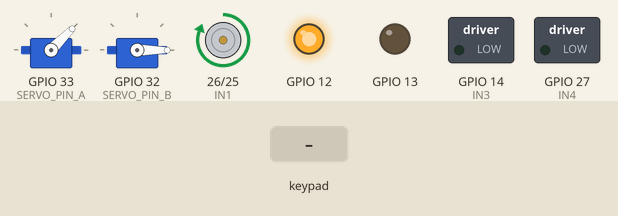
The sketch below on a simulated ESP32. Shown: 2 × servo, motor-driver pin pairs drawn as motors (green arrow = first pin HIGH = forward, orange = second pin HIGH = backward, longer = more drive), switched loads named in the sketch (green lamp = pin HIGH), output pins drawn as LEDs (lit = HIGH). The inputs (shaded band) are chosen by the test bench. Nothing arrives over Bluetooth unless stated.

Above: at 1.2 s.
1.3 s: key 'U' pressed
At 1.6 s:
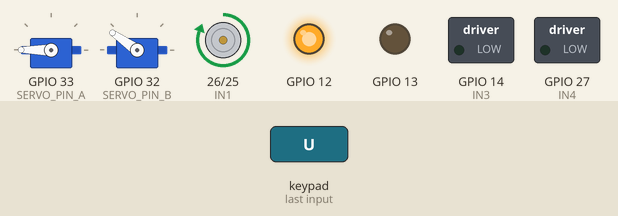
2.8 s: key 'O' pressed
At 3.9 s:
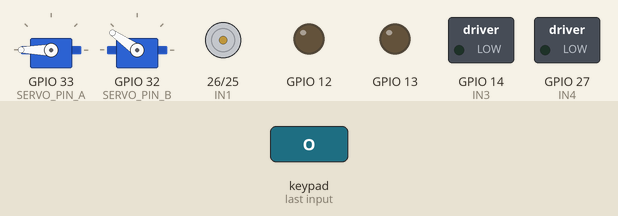
4.3 s: key 'D' pressed
At 5.1 s:
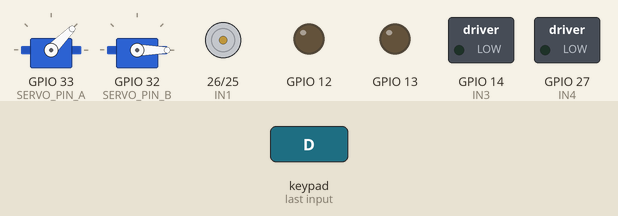
Timing chart, 0 to 7.3 s (numbered marks = the images above; inputs shaded):
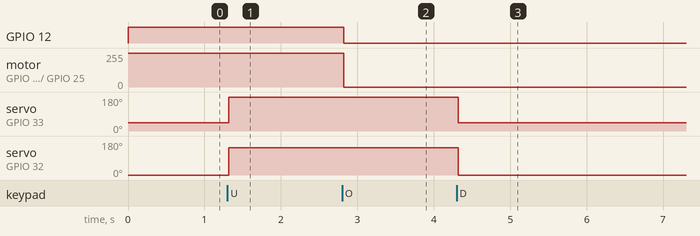

The sketch:

ESP32.ino
```cpp
#include <ESP32Servo.h>
#include <Ps3Controller.h>

const int SERVO_PIN_A = 33;
const int SERVO_PIN_B = 32;
const int IN3 = 14;
const int IN4 = 27;
const int ENB = 13;
const int ENA = 12;
const int IN1 = 26;
const int IN2 = 25;
const int MOTOR_SPEED = 255;
const int motorPWMFreq = 30000;
const int motorPWMResolution = 8;
Servo myServoA;
Servo myServoB;

void setup() {
  Serial.begin(9600);
  Ps3.begin("20:00:00:00:55:64");
  ESP32PWM::allocateTimer(0);
  ESP32PWM::allocateTimer(1);
  myServoA.attach(SERVO_PIN_A);
  myServoA.write(45);
  myServoB.attach(SERVO_PIN_B);
  myServoB.write(0);
  pinMode(IN3, OUTPUT);
  pinMode(IN4, OUTPUT);
  pinMode(IN1, OUTPUT);
  pinMode(IN2, OUTPUT);
  ledcAttachChannel(ENB, motorPWMFreq, motorPWMResolution, 10);
  ledcAttachChannel(ENA, motorPWMFreq, motorPWMResolution, 12);
  digitalWrite(IN1, HIGH);
  digitalWrite(IN2, LOW);
  ledcWrite(ENA, MOTOR_SPEED);
}

void loop() {
  if (Ps3.isConnected()) {
    if (Ps3.data.button.l2) {
      MotorABackward();
    }
    if (Ps3.data.button.l1) {
      MotorAForward();
    }
    if (Ps3.data.button.r1) {
      MotorBForward();  // 下面电机
    }
    if (Ps3.data.button.r2) {
      MotorBBackward();
    }
    if (Ps3.data.button.circle) {
      MotorBStop();  //电机停下
      MotorAStop();
    }
    if (Ps3.data.button.up) {
      myServoA.write(180);  //上升
      myServoB.write(145);
    }
    if (Ps3.data.button.down) {
      myServoA.write(45);  //下降
      myServoB.write(0);
    }
  }
}

void MotorABackward() {
  digitalWrite(IN1, HIGH);
  digitalWrite(IN2, LOW);
  ledcWrite(ENA, MOTOR_SPEED);
}

void MotorAForward() {
  digitalWrite(IN1, LOW);
  digitalWrite(IN2, HIGH);
  ledcWrite(ENA, MOTOR_SPEED);
}

void MotorAStop() {
  digitalWrite(IN1, LOW);
  digitalWrite(IN2, LOW);
  ledcWrite(ENA, 0);
}

void MotorBBackward() {
  digitalWrite(IN3, HIGH);
  digitalWrite(IN4, LOW);
  ledcWrite(ENB, MOTOR_SPEED);
}

void MotorBForward() {
  digitalWrite(IN3, LOW);
  digitalWrite(IN4, HIGH);
  ledcWrite(ENB, MOTOR_SPEED);
}

void MotorBStop() {
  digitalWrite(IN3, LOW);
  digitalWrite(IN4, LOW);
  ledcWrite(ENB, 0);
}
```

Measured:
- after the input at 1.3 s, servo on GPIO 33 (SERVO_PIN_A): 45° → 180° at once; servo on GPIO 32 (SERVO_PIN_B): 0° → 145° at once
- after the input at 2.8 s, GPIO 12: HIGH → LOW at once; motor on GPIO 26 (IN1) / GPIO 25 (IN2): forward 255/255 → stopped at once
- after the input at 4.3 s, servo on GPIO 33 (SERVO_PIN_A): 180° → 45° at once; servo on GPIO 32 (SERVO_PIN_B): 145° → 0° at once
